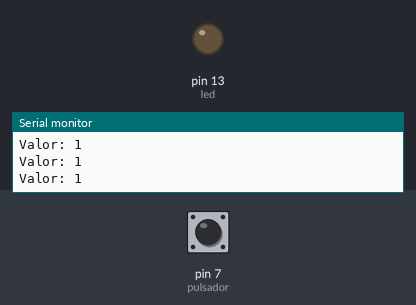
Simulated run of this sketch. Board: Arduino Uno, built with avr-gcc and run on an emulated ATmega328P. On the bench: output pins drawn as LEDs (lit = HIGH), the last lines printed to the serial monitor. The test bench sets the inputs (shaded band); at power-on: pin 7 (pulsador) HIGH.

Above: at 1.2 s.
1.3 s: pin 7 (pulsador) pulled LOW for 0.15 s
At 1.4 s:
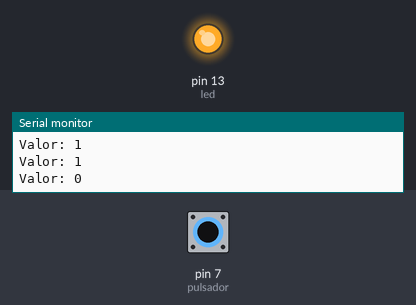
3.0 s: pin 7 (pulsador) pulled LOW for 3.2 s
At 7.2 s:
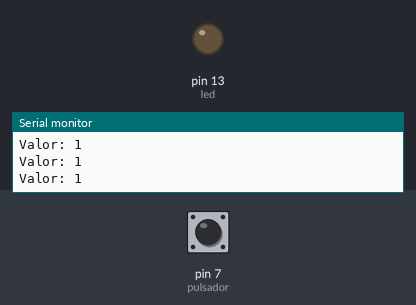
Timing chart, 0 to 8.7 s (numbered marks = the images above; inputs shaded):
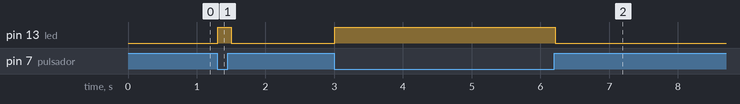

The sketch:

Pulsador_LED.ino
```cpp
int pulsador = 7;
int led = 13;

void setup() {
  pinMode(pulsador, INPUT_PULLUP);
  pinMode(led, OUTPUT);

  Serial.begin(9600);
}

int valor;
void loop() {
  valor = digitalRead(pulsador); //1 =  cuando no esta presionado   0 = presionado

//buscamos prender el led cuando se presiona... como lo realizamos?
  digitalWrite(led, !valor);


  Serial.println("Valor: " + String(valor));
  delay(100);
}
```

Measured:
- after the input at 1.3 s, pin 13 (led): LOW → HIGH at once, → LOW 0.20 s later
- after the input at 3.0 s, pin 13 (led): LOW → HIGH at once, → LOW 3.2 s later
